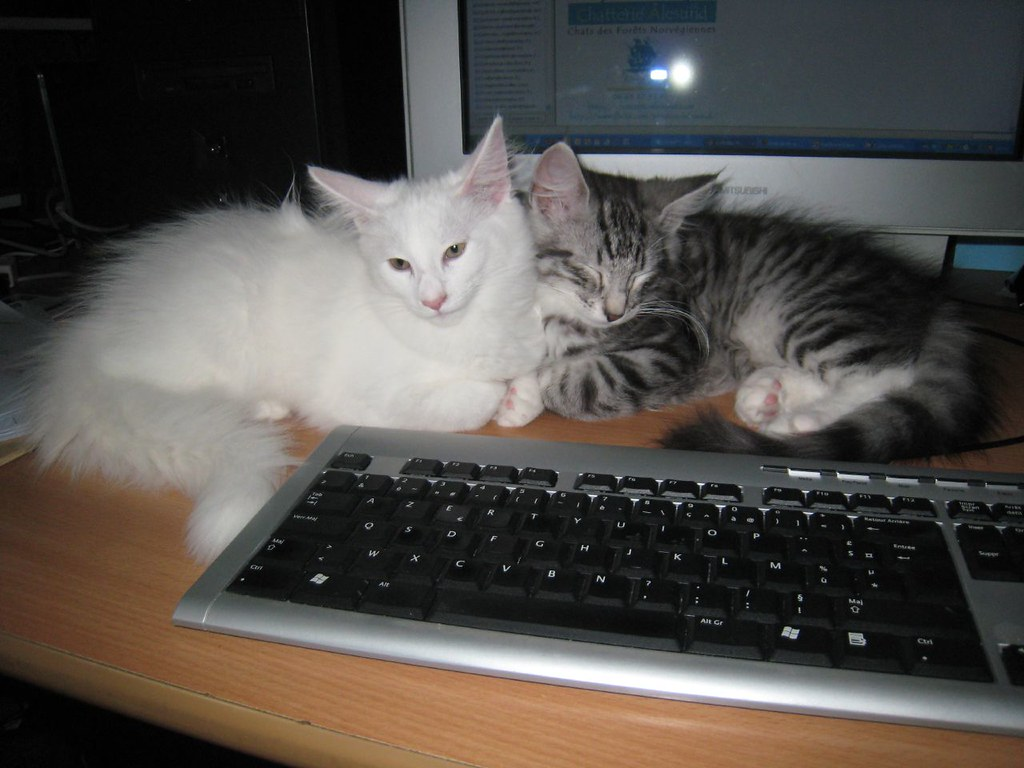
#> input picture TP1/pythonProject/image_1.jpg, 1024 x 768 px
$ python 'Transformation par point.py'
#> lines starting #> are read from the running program, lines starting #| are printed output that depends on the picture
from PIL import Image, ImageEnhance, ImageOps
import matplotlib.pyplot as plt
import cv2
import numpy as np

# Chargement de l'image
image_path = 'image_1.jpg'
image = Image.open(image_path)
#> image is the input picture: PIL image 1024x768 RGB; mean R, G, B 83.5, 79, 74.7

# Liste des transformations à appliquer
transformations = {
    'Original': image,
    'Color Jitter (Couleurs amplifiées)': ImageEnhance.Color(image).enhance(2.0),
    'Inversé (Négatif)': ImageOps.invert(image.convert("RGB")),
    'Noir et Blanc': image.convert('L'),
    'Plus Lumineux': ImageEnhance.Brightness(image).enhance(1.5),
    'Moins Lumineux': ImageEnhance.Brightness(image).enhance(0.5),
    'Contraste Augmenté': ImageEnhance.Contrast(image).enhance(2.0),
    'Contraste Réduit': ImageEnhance.Contrast(image).enhance(0.5)
}

# Création d'une figure pour afficher les transformations
plt.figure(figsize=(12, 8))

# Boucle pour appliquer les transformations et afficher les images
for index, (title, transformed_image) in enumerate(transformations.items()):
    plt.subplot(4, 2, index + 1)
    # Affichage en noir et blanc pour la 4ème transformation (Noir et Blanc)
    if title == 'Noir et Blanc':
        plt.imshow(transformed_image, cmap='gray')
    else:
        plt.imshow(transformed_image)
    plt.title(title)
    plt.axis('off')
#> this loop made 8 passes
#> title on passes 1 to 8: 'Original', 'Color Jitter (Couleurs amplifiées)', 'Inversé (Négatif)', 'Noir et Blanc', 'Plus Lumineux', 'Moins Lumineux', 'Contraste Augmenté', 'Contraste Réduit'

# Enregistrement de la figure finale
plt.tight_layout()
plt.savefig('screen/result_transformations.png')
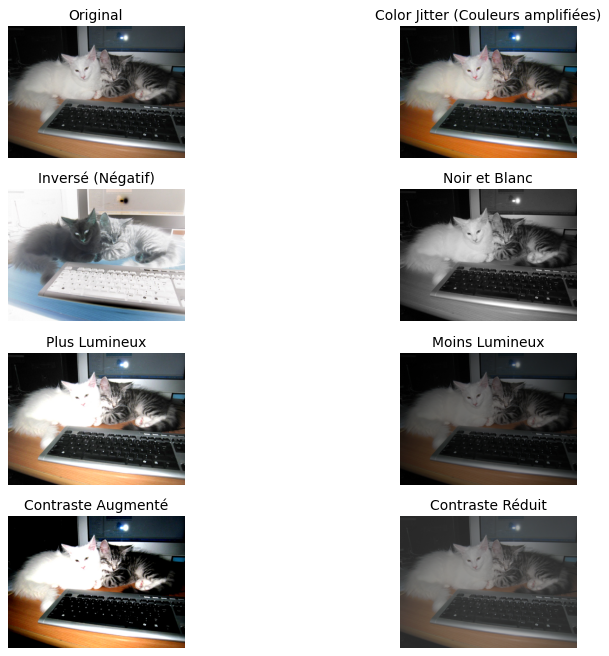
#> figure drawn by matplotlib, 8 panels
plt.show()


# # # #
# Chargement de l'image
image_path = 'image_1.jpg'
image = cv2.imread(image_path)
#> image: shape (768, 1024, 3)
(h, w) = image.shape[:2]
#> h = 768; w = 1024
center = (w // 2, h // 2)
#> center = (512, 384)

# Définition des transformations
transformations = {
    'Original': image,
    'Recadré': image[50:250, 50:250],  # Recadrage centré
    'Retourné Horizontalement': cv2.flip(image, 1),
    'Retourné Verticalement': cv2.flip(image, 0),
    'Roté (45°)': cv2.warpAffine(image, cv2.getRotationMatrix2D(center, 45, 1.0), (w, h)),
    'Déplacé': cv2.warpAffine(image, np.float32([[1, 0, 20], [0, 1, 50]]), (w, h)),
    'Perspective Modifiée': cv2.warpPerspective(image,
        cv2.getPerspectiveTransform(
            np.float32([[50, 50], [200, 50], [50, 200], [200, 200]]),
            np.float32([[10, 100], [200, 50], [100, 250], [200, 200]])
        ),
        (w, h)
    )
}

# Affichage des transformations
plt.figure(figsize=(12, 8))

for i, (title, transformed_img) in enumerate(transformations.items()):
    plt.subplot(4, 2, i + 1)
    plt.imshow(cv2.cvtColor(transformed_img, cv2.COLOR_BGR2RGB))  # Conversion en RGB
    plt.title(title)
    plt.axis('off')
#> this loop made 7 passes

# Ajustement de l'affichage et sauvegarde de l'image
plt.tight_layout()
plt.savefig('screen/transformations_position.png')
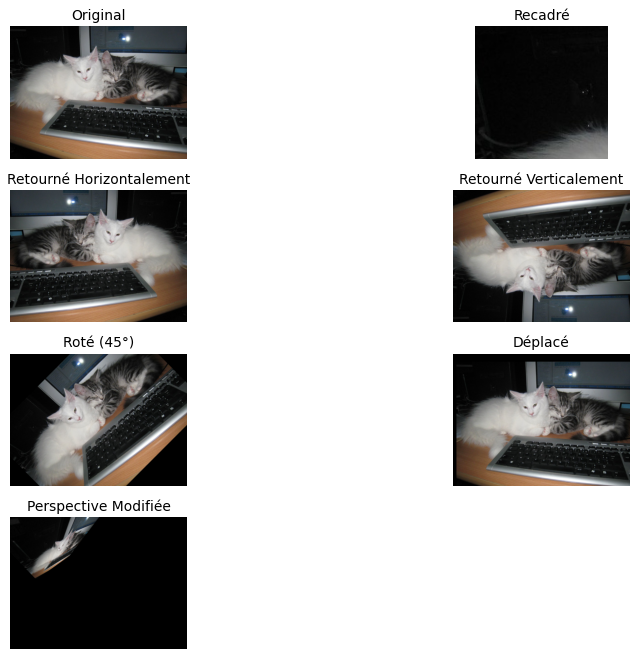
#> figure drawn by matplotlib, 7 panels
plt.show()
